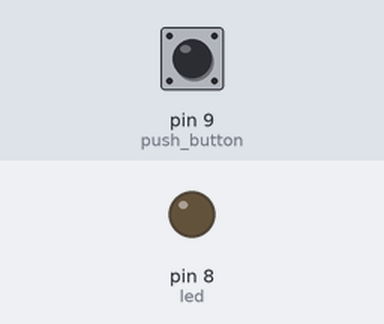
This sketch was run on a simulated Arduino Uno, built with avr-gcc and run on an emulated ATmega328P. Parts: output pins drawn as LEDs (lit = HIGH). Inputs (shaded band) come from the test bench; at power-on: pin 9 (push_button) LOW.

Above: at 1.2 s.
1.3 s: pin 9 (push_button) pulled HIGH for 0.15 s
At 1.37 s:
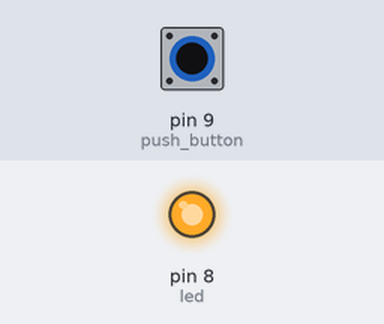
2.9 s: pin 9 (push_button) pulled HIGH for 3.2 s
At 6.5 s:
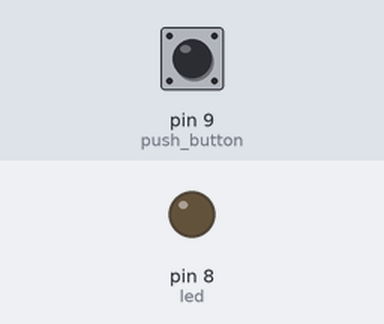
Timing chart, 0 to 8.0 s (numbered marks = the images above; inputs shaded):
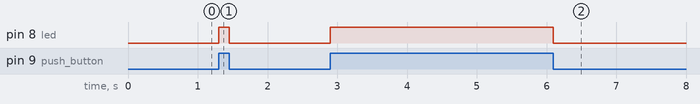

Measured:
- after the input at 1.3 s, pin 8 (led): LOW → HIGH at once, → LOW 0.15 s later
- after the input at 2.9 s, pin 8 (led): LOW → HIGH at once, → LOW 3.2 s later

The sketch:

digital_Read_PushButton.ino
```cpp
// Note the pull-up and Pull-down concepts
int push_button=9;
int led=8;
bool state=0;
void setup() {
  // put your setup code here, to run once:
pinMode(push_button,INPUT);
pinMode(led,OUTPUT);
digitalWrite(led,LOW);
}

void loop() {
  // put your main code here, to run repeatedly:
state=digitalRead(push_button);
if (state==HIGH)
{
  digitalWrite(led,HIGH);
}
else
{
  digitalWrite(led,LOW);
}
}
```
